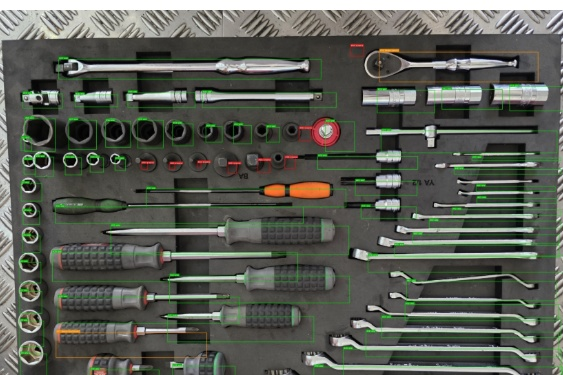
#> input picture test_shifted_tray.jpg, 563 x 375 px
$ python -i tray_cropper.py   (imports and definitions only)
#> lines starting #> are read from the running program, lines starting #| are printed output that depends on the picture; after the words box and inside, x2 and y2 are one past the last pixel; in counts of white or black regions, pixels touching at a corner belong together
#> further down, picture is the input picture: shape (375, 563, 3); mean B, G, R 84.5, 93.1, 89.5
"""
โมดูล TrayBoxCropper — ตรวจจับขอบเขตถาดเครื่องมือ (Tray Boundary Detection)
ตรวจสอบระยะห่างการถ่ายภาพ (Distance Guard) และตัดขอบพร้อมปรับระนาบ (Auto-Crop & Perspective Rectification)
"""

from typing import NamedTuple, Optional, Tuple
import logging
import cv2
import numpy as np

logger = logging.getLogger(__name__)


class TrayCropResult(NamedTuple):
    """ผลลัพธ์จากการตรวจจับและตัดภาพถาด"""
    success: bool
    cropped_image: Optional[np.ndarray]
    corners: Optional[np.ndarray] = None          # 4 จุดมุม [TL, TR, BR, BL] ในพิกัดภาพเดิม
    tray_bbox: Optional[Tuple[int, int, int, int]] = None  # (x, y, w, h) ในภาพเดิม
    area_ratio: float = 1.0                      # สัดส่วนพื้นที่ถาดเทียบกับภาพทั้งหมด (0.0 - 1.0)
    is_too_far: bool = False                       # True ถ้าถ่ายไกลเกินไป (area_ratio < min_tray_ratio)
    message: str = ""

    # [10 lines left out: function to_dict, not called in this run]


def order_points(pts: np.ndarray) -> np.ndarray:
    """
    จัดลำดับ 4 จุดมุมให้อยู่ในลำดับ:
    0: Top-Left, 1: Top-Right, 2: Bottom-Right, 3: Bottom-Left
    """
    rect = np.zeros((4, 2), dtype="float32")

    # ผลบวก x + y: ค่าน้อยสุด = Top-Left, ค่ามากสุด = Bottom-Right
    s = pts.sum(axis=1)
    rect[0] = pts[np.argmin(s)]
    rect[2] = pts[np.argmax(s)]

    # ผลต่าง y - x (หรือ x - y):
    diff = np.diff(pts, axis=1)
    rect[1] = pts[np.argmin(diff)]  # x มาก y น้อย -> Top-Right
    rect[3] = pts[np.argmax(diff)]  # x น้อย y มาก -> Bottom-Left

    return rect


class TrayBoxCropper:
    """
    ตรวจจับขอบถาดโฟมดำ (Dark Foam Tray)
    ตัดขอบโต๊ะ/พื้นหลังออก และทำ Perspective Transform ปรับแนวระนาบ
    """

    def __init__(
        self,
        min_tray_ratio: float = 0.35,      # สัดส่วนพื้นที่ถาดขั้นต่ำ (ถ้าต่ำกว่านี้ถือว่าถ่ายไกลเกินไป)
        optimal_tray_ratio: float = 0.50,  # สัดส่วนที่แนะนำ
        dark_thresh_percentile: float = 40.0, # สำหรับ threshold ค้นหาโฟมดำ
    ):
        self.min_tray_ratio = min_tray_ratio
        self.optimal_tray_ratio = optimal_tray_ratio
        self.dark_thresh_percentile = dark_thresh_percentile

    # [19 lines left out: function is_red_chest_enclosure, not called in this run]

    def detect_and_crop(
        self,
        image: np.ndarray,
        target_size: Optional[Tuple[int, int]] = (1448, 1086), # (width, height)
    ) -> TrayCropResult:
        """
        ตรวจจับขอบเขตถาด ตัดขอบพื้นหลัง และทำ Perspective Warp

        Args:
            image       : ภาพจากกล้องหรืออัปโหลด (BGR)
            target_size : ขนาดผลลัพธ์ (กว้าง, สูง) หรือ None เพื่อคงขนาดตาม bounding rect

        Returns:
            TrayCropResult
        """
#> called with target_size = (1448, 1086)
        if image is None or image.size == 0:
            return TrayCropResult(
                success=False,
                cropped_image=None,
                corners=None,
                tray_bbox=None,
                area_ratio=0.0,
                is_too_far=True,
                message="ภาพไม่ถูกต้องหรือเป็นภาพว่าง",
            )

        # 0. ตรวจสอบแนวภาพ: หากภาพเป็นแนวตั้ง (Height > Width) ปรับหมุนเป็นแนวนอน (Landscape) อัตโนมัติ
        was_rotated = False
        if image.shape[0] > image.shape[1]:
            image = cv2.rotate(image, cv2.ROTATE_90_CLOCKWISE)
            was_rotated = True
            logger.info("TrayBoxCropper: ตรวจพบภาพแนวตั้ง -> ปรับหมุนเป็นแนวนอน 90° อัตโนมัติ")

        h_orig, w_orig = image.shape[:2]
        total_img_area = float(h_orig * w_orig)

        # 1. การตรวจจับถาดโฟมดำในตู้/ลิ้นชักสีแดง (Red Chest / Cabinet & Black Foam Isolation)
        # ตัดขอบตู้เหล็กสีแดง ก้นลิ้นชัก และวัตถุแปลกปลอมในรางข้าง (เช่น ปืนลม DG-10, เหล็กงัด) ออกโดยอัตโนมัติ
        hsv = cv2.cvtColor(image, cv2.COLOR_BGR2HSV)
#> hsv: shape (375, 563, 3); mean H, S, V 48, 37.3, 95.9
        m1 = cv2.inRange(hsv, np.array([0, 45, 35]), np.array([16, 255, 255]))
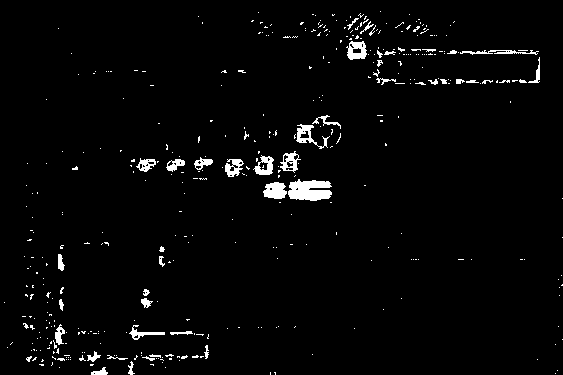
#> m1: shape (375, 563); 2.7% white; 414 white regions (368 under 20 px), largest, box (x1, y1, x2, y2) and area: (288, 179, 332, 201) 725, (263, 182, 287, 199) 308, (296, 124, 330, 149) 265
        m2 = cv2.inRange(hsv, np.array([162, 45, 35]), np.array([180, 255, 255]))
#> m2: shape (375, 563); 0.43% white; 89 white regions (81 under 20 px), largest, box (x1, y1, x2, y2) and area: (310, 118, 324, 147) 233, (327, 124, 340, 148) 197, (243, 70, 269, 74) 49
        red_mask = cv2.bitwise_or(m1, m2)
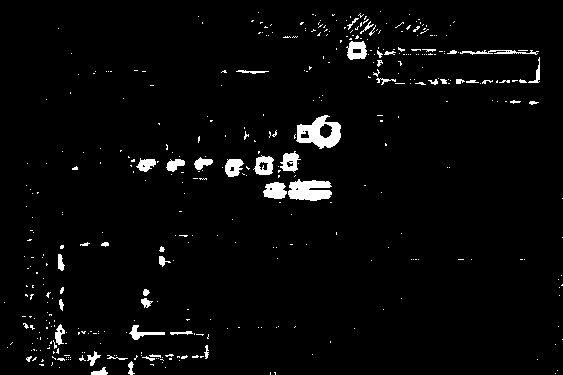
#> red_mask: shape (375, 563); 3.1% white; 423 white regions (372 under 20 px), largest, box (x1, y1, x2, y2) and area: (296, 115, 341, 149) 842, (288, 179, 332, 201) 725, (263, 182, 287, 199) 308

        red_ratio = np.sum(red_mask > 0) / total_img_area
#> red_ratio = 0.0311
        top_r = np.sum(red_mask[:int(0.12 * h_orig), :] > 0) / (0.12 * total_img_area)
#> top_r = 0.0158
        bot_r = np.sum(red_mask[int(0.88 * h_orig):, :] > 0) / (0.12 * total_img_area)
#> bot_r = 0.0379
        left_r = np.sum(red_mask[:, :int(0.12 * w_orig)] > 0) / (0.12 * total_img_area)
#> left_r = 0.0217
        right_r = np.sum(red_mask[:, int(0.88 * w_orig):] > 0) / (0.12 * total_img_area)
#> right_r = 0.0131
        border_sum = top_r + bot_r + left_r + right_r
#> border_sum = 0.0885

        is_red_chest = (red_ratio >= 0.12 and border_sum >= 0.45) or (red_ratio >= 0.22)
#> is_red_chest = False

        if is_red_chest:
            k_size = max(15, int(min(h_orig, w_orig) * 0.03))
            if k_size % 2 == 0:
                k_size += 1
            k_close = cv2.getStructuringElement(cv2.MORPH_RECT, (k_size, k_size))
            red_closed = cv2.morphologyEx(red_mask, cv2.MORPH_CLOSE, k_close, iterations=2)

            cnts, hier = cv2.findContours(red_closed, cv2.RETR_CCOMP, cv2.CHAIN_APPROX_SIMPLE)
            if hier is not None and len(hier) > 0:
                hier = hier[0]
                holes = []
                for i, c in enumerate(cnts):
                    if hier[i][3] != -1:  # โพรงด้านในกรอบสีแดง (Inner cavity inside red frame)
                        area = cv2.contourArea(c)
                        if area >= 0.10 * total_img_area:
                            bx, by, bw, bh = cv2.boundingRect(c)
                            cx, cy = bx + bw / 2.0, by + bh / 2.0
                            dist = np.hypot(cx - w_orig / 2.0, cy - h_orig / 2.0) / np.hypot(w_orig / 2.0, h_orig / 2.0)
                            score = area * (1.0 - 0.4 * dist)
                            holes.append((score, bx, by, bw, bh))
                if holes:
                    holes.sort(key=lambda x: x[0], reverse=True)
                    _, hx, hy, hw, hh = holes[0]

                    # กำจัดรางสีแดงด้านข้าง (เช่น ปืนลม DG-10 ด้านซ้าย หรือเหล็กงัดด้านขวา)
                    hole_hsv = hsv[hy:hy + hh, hx:hx + hw]
                    hm1 = cv2.inRange(hole_hsv, np.array([0, 45, 35]), np.array([16, 255, 255]))
                    hm2 = cv2.inRange(hole_hsv, np.array([162, 45, 35]), np.array([180, 255, 255]))
                    h_red = cv2.bitwise_or(hm1, hm2)

                    col_r = np.sum(h_red > 0, axis=0) / float(hh)
                    row_r = np.sum(h_red > 0, axis=1) / float(hw)

                    valid_cols = np.where(col_r <= 0.22)[0]
                    valid_rows = np.where(row_r <= 0.25)[0]

                    if len(valid_cols) > 0 and len(valid_rows) > 0:
                        pad_x = int(hw * 0.035)  # 3.5% safe margin
                        pad_y = int(hh * 0.035)
                        fx1 = max(0, int(valid_cols[0]) - pad_x)
                        fx2 = min(hw, int(valid_cols[-1]) + pad_x)
                        fy1 = max(0, int(valid_rows[0]) - pad_y)
                        fy2 = min(hh, int(valid_rows[-1]) + pad_y)

                        final_x = int(hx + fx1)
                        final_y = int(hy + fy1)
                        final_w = int(fx2 - fx1)
                        final_h = int(fy2 - fy1)
                    else:
                        final_x, final_y, final_w, final_h = int(hx), int(hy), int(hw), int(hh)

                    tray_area = float(final_w * final_h)
                    area_ratio = tray_area / total_img_area
                    is_too_far = area_ratio < self.min_tray_ratio

                    ordered_pts = np.array([
                        [final_x, final_y],
                        [final_x + final_w, final_y],
                        [final_x + final_w, final_y + final_h],
                        [final_x, final_y + final_h]
                    ], dtype="float32")

                    if is_too_far:
                        return TrayCropResult(
                            success=False,
                            cropped_image=None,
                            corners=ordered_pts,
                            tray_bbox=(final_x, final_y, final_w, final_h),
                            area_ratio=area_ratio,
                            is_too_far=True,
                            message=f"ถ่ายภาพไกลเกินไป: ถาดมีขนาดเพียง {area_ratio:.0%} ของภาพ (เกณฑ์ขั้นต่ำ {self.min_tray_ratio:.0%}) กรุณาขยับกล้องเข้าใกล้ถาดมากขึ้น",
                        )

                    crop_img = image[final_y:final_y + final_h, final_x:final_x + final_w]
                    if target_size is not None:
                        tw, th = target_size
                        if tw < th:
                            tw, th = th, tw
                        crop_img = cv2.resize(crop_img, (tw, th), interpolation=cv2.INTER_LANCZOS4)

                    if crop_img.shape[0] > crop_img.shape[1]:
                        crop_img = cv2.rotate(crop_img, cv2.ROTATE_90_CLOCKWISE)

                    rot_note = " [ปรับเป็นแนวนอนอัตโนมัติ]" if was_rotated else ""
                    logger.info(f"TrayBoxCropper: ตรวจพบถาดในตู้/ลิ้นชักสีแดง -> ตัดขอบแม่นยำ x={final_x}, y={final_y}, w={final_w}, h={final_h} (พื้นที่ {area_ratio:.0%})")
                    return TrayCropResult(
                        success=True,
                        cropped_image=crop_img,
                        corners=ordered_pts,
                        tray_bbox=(final_x, final_y, final_w, final_h),
                        area_ratio=area_ratio,
                        is_too_far=False,
                        message=f"ตรวจจับถาดโฟมดำและตัดขอบตู้/ลิ้นชักสีแดงสำเร็จ (พื้นที่ถาด {area_ratio:.0%}){rot_note}",
                    )

        # 2. ย่อภาพเพื่อหา Contour และขอบสี่เหลี่ยมได้อย่างรวดเร็วและเสถียร (กรณีถาดตั้งบนโต๊ะ/พื้นหลังทั่วไป)
        scale = 600.0 / max(h_orig, w_orig)
        small = cv2.resize(image, (int(w_orig * scale), int(h_orig * scale)), interpolation=cv2.INTER_AREA)
        sh, sw = small.shape[:2]
        small_area = float(sh * sw)

        gray = cv2.cvtColor(small, cv2.COLOR_BGR2GRAY)
        blurred = cv2.GaussianBlur(gray, (5, 5), 0)

        # 2. ค้นหาขอบเขตสี่เหลี่ยมของถาดเทียบกับพื้นหลัง (Background Border & Corner Detection)
        candidate_quads = []

        # 2.1 Multi-threshold Canny Edges เพื่อจับเส้นขอบรอบนอกของถาดกับพื้นหลัง
        for low_t, high_t in [(30, 100), (50, 150), (20, 80)]:
            edges = cv2.Canny(blurred, low_t, high_t)
            kernel = cv2.getStructuringElement(cv2.MORPH_RECT, (7, 7))
            closed = cv2.morphologyEx(edges, cv2.MORPH_CLOSE, kernel, iterations=2)
            cnts, _ = cv2.findContours(closed, cv2.RETR_EXTERNAL, cv2.CHAIN_APPROX_SIMPLE)
            for c in cnts:
                area = cv2.contourArea(c)
                if 0.15 * small_area <= area <= 0.98 * small_area:
                    hull = cv2.convexHull(c)
                    peri = cv2.arcLength(hull, True)
                    found_4 = False
                    for eps in [0.02, 0.03, 0.04, 0.05]:
                        approx = cv2.approxPolyDP(hull, eps * peri, True)
                        if len(approx) == 4 and cv2.isContourConvex(approx):
                            pts = approx.reshape(4, 2) / scale
                            bx_t, by_t, bw_t, bh_t = cv2.boundingRect(hull)
                            solidity = area / float(max(1, bw_t * bh_t))
                            candidate_quads.append((area * 1.2 * solidity, pts, c))
                            found_4 = True
                            break
                    if not found_4:
                        rect = cv2.minAreaRect(hull)
                        box = cv2.boxPoints(rect) / scale
                        candidate_quads.append((area * 0.95, box, c))
#> this loop made 3 passes
#> pass 1, in detect_and_crop, `closed = cv2.morphologyEx(edges, cv2.MORPH_CLOSE, kernel, iterations=2)`:
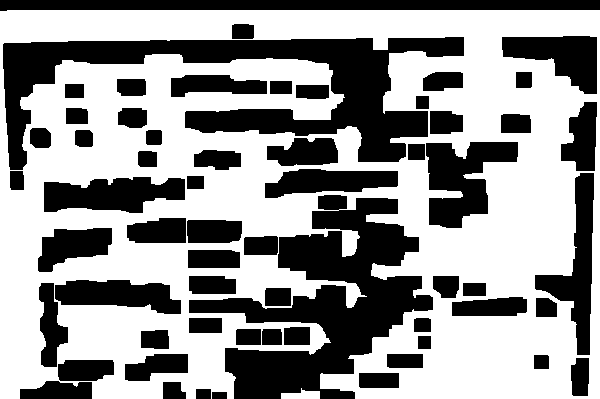
#> closed: shape (399, 600); 58.1% white; 61 black regions, largest, box (x1, y1, x2, y2) and area: (3, 37, 464, 170) 20743, (189, 195, 433, 399) 20532, (0, 0, 600, 11) 6007
#> after the loop:
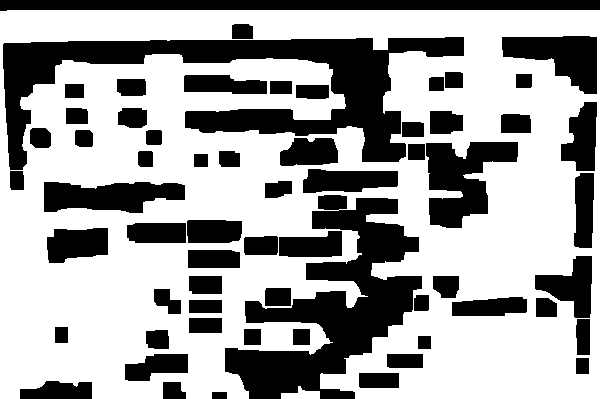
#> closed: shape (399, 600); 63.3% white; 62 black regions, largest, box (x1, y1, x2, y2) and area: (3, 37, 464, 170) 19796, (225, 195, 422, 399) 16624, (0, 0, 600, 11) 6007
#> after the loop:
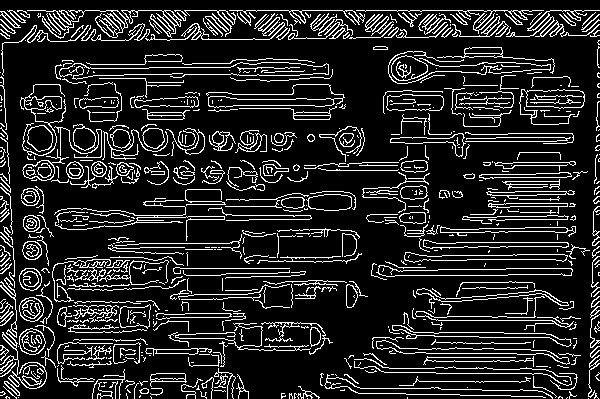
#> edges: shape (399, 600); 14.7% white in thin lines or dots
#> after the loop, candidate_quads = 3 items

        # 2.2 Otsu & Inverse Otsu Thresholding เพื่อแยกพื้นหลังออกจากตัวถาด
        _, otsu = cv2.threshold(blurred, 0, 255, cv2.THRESH_BINARY + cv2.THRESH_OTSU)
#> otsu: shape (399, 600); 21.7% white; 130 white regions (31 under 20 px), largest, box (x1, y1, x2, y2) and area: (0, 0, 600, 396) 23642, (69, 63, 329, 79) 2080, (325, 376, 553, 399) 1448
        for mask in [otsu, cv2.bitwise_not(otsu)]:
            kernel = cv2.getStructuringElement(cv2.MORPH_RECT, (9, 9))
            mask_clean = cv2.morphologyEx(mask, cv2.MORPH_CLOSE, kernel, iterations=2)
            cnts, _ = cv2.findContours(mask_clean, cv2.RETR_EXTERNAL, cv2.CHAIN_APPROX_SIMPLE)
            for c in cnts:
                area = cv2.contourArea(c)
                if 0.15 * small_area <= area <= 0.98 * small_area:
                    hull = cv2.convexHull(c)
                    peri = cv2.arcLength(hull, True)
                    found_4 = False
                    for eps in [0.02, 0.03, 0.04, 0.05]:
                        approx = cv2.approxPolyDP(hull, eps * peri, True)
                        if len(approx) == 4 and cv2.isContourConvex(approx):
                            pts = approx.reshape(4, 2) / scale
                            bx_t, by_t, bw_t, bh_t = cv2.boundingRect(hull)
                            solidity = area / float(max(1, bw_t * bh_t))
                            candidate_quads.append((area * 1.15 * solidity, pts, c))
                            found_4 = True
                            break
                    if not found_4:
                        rect = cv2.minAreaRect(hull)
                        box = cv2.boxPoints(rect) / scale
                        candidate_quads.append((area * 0.90, box, c))
#> this loop made 2 passes
#> pass 1, in detect_and_crop, `mask_clean = cv2.morphologyEx(mask, cv2.MORPH_CLOSE, kernel, iteration..`:
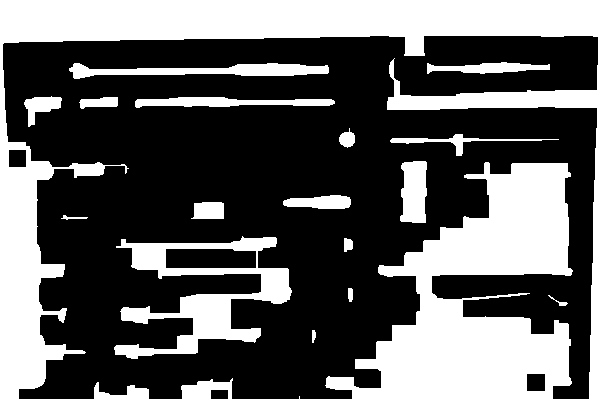
#> mask_clean: shape (399, 600); 36.8% white; 21 white regions (1 under 20 px), largest, box (x1, y1, x2, y2) and area: (0, 0, 600, 399) 40895, (325, 162, 573, 399) 29058, (114, 236, 292, 359) 7622
#> pass 2, in detect_and_crop, `mask_clean = cv2.morphologyEx(mask, cv2.MORPH_CLOSE, kernel, iteration..`:
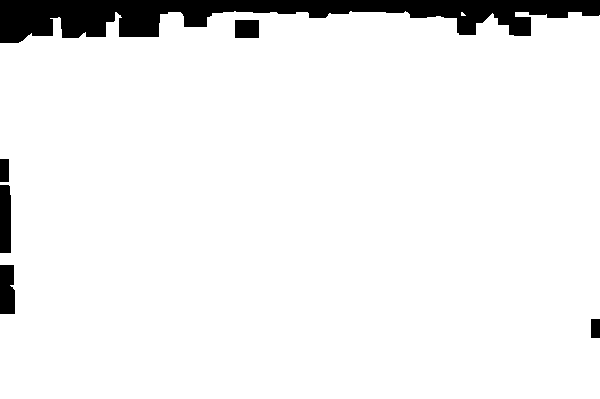
#> mask_clean: shape (399, 600); 93.6% white; 6 black regions, box (x1, y1, x2, y2) and area: (0, 0, 600, 43) 13181, (0, 185, 11, 253) 737, (0, 265, 15, 314) 701, (235, 20, 259, 38) 432, (0, 159, 9, 182) 207, (591, 319, 600, 338) 171
#> after the loop, candidate_quads = 5 items

        # 3. เลือกสี่เหลี่ยมมุมถาดที่ดีที่สุด
        if not candidate_quads:
            out_img = image
            if target_size is not None:
                tw, th = target_size
                if tw < th:
                    tw, th = th, tw
                out_img = cv2.resize(image, (tw, th), interpolation=cv2.INTER_LANCZOS4)
            return TrayCropResult(
                success=True,
                cropped_image=out_img,
                corners=np.array([[0, 0], [w_orig, 0], [w_orig, h_orig], [0, h_orig]], dtype="float32"),
                tray_bbox=(0, 0, w_orig, h_orig),
                area_ratio=1.0,
                is_too_far=False,
                message="ไม่พบขอบพื้นหลังรอบนอก (ภาพถูกถ่ายครอบคลุมเต็มเฟรมอยู่แล้ว)" + (" [ปรับเป็นแนวนอนอัตโนมัติ]" if was_rotated else ""),
            )

        candidate_quads.sort(key=lambda x: x[0], reverse=True)
        best_score, best_pts, best_cnt = candidate_quads[0]
#> best_score = 246206.6; best_pts = [[562.1, 14.07], [562.1, 373.5], [0, 373.5], [0, 40.35]]; best_cnt = contour of 194 points, box (x1, y1, x2, y2) (0, 11, 600, 399), area 223250

        # สเกล contour และคำนวณพื้นที่
        cnt_orig = (best_cnt / scale).astype(np.int32)
#> cnt_orig = contour of 194 points, box (x1, y1, x2, y2) (0, 10, 563, 374), area 196588
        bx, by, bw, bh = cv2.boundingRect(cnt_orig)
#> bx = 0; by = 10; bw = 563; bh = 364
        tray_area = float(cv2.contourArea(cnt_orig))
#> tray_area = 196588.5
        area_ratio = tray_area / total_img_area
#> area_ratio = 0.931

        # จัดลำดับ 4 มุม: TL, TR, BR, BL
        ordered_pts = order_points(np.array(best_pts, dtype="float32"))
#> in order_points, `s = pts.sum(axis=1)`: s = [576.1, 935.5, 373.5, 40.35]
#> in order_points, `diff = np.diff(pts, axis=1)`: diff = [-548, -188.6, 373.5, 40.35]
#> ordered_pts = [[0, 40.35], [562.1, 14.07], [562.1, 373.5], [0, 373.5]]

        # ตรวจสอบระยะถ่ายภาพ
        is_too_far = area_ratio < self.min_tray_ratio
#> is_too_far = False

        # หากถาดกินพื้นที่ >= 75% ของภาพอยู่แล้ว ถือว่าระยะดีเยี่ยม ไม่ต้องตัดขอบ
        if area_ratio >= 0.75:
            return TrayCropResult(
                success=True,
                cropped_image=image,
                corners=ordered_pts,
                tray_bbox=(bx, by, bw, bh),
                area_ratio=area_ratio,
                is_too_far=False,
                message=f"ภาพถ่ายเต็มเฟรมดีเยี่ยม (ถาดกินพื้นที่ {area_ratio:.0%} ของภาพ) — ใช้งานภาพคมชัดสูงสุด" + (" [ปรับเป็นแนวนอนอัตโนมัติ]" if was_rotated else ""),
            )

        if is_too_far:
            return TrayCropResult(
                success=False,
                cropped_image=None,
                corners=ordered_pts,
                tray_bbox=(bx, by, bw, bh),
                area_ratio=area_ratio,
                is_too_far=True,
                message=f"ถ่ายภาพไกลเกินไป: ถาดมีขนาดเพียง {area_ratio:.0%} ของภาพ (เกณฑ์ขั้นต่ำ {self.min_tray_ratio:.0%}) กรุณาขยับกล้องเข้าใกล้ถาดมากขึ้น",
            )

        # 4. Safe Padding: ขยายขอบปลอดภัย 6% ออกไปรอบทิศทาง เพื่อป้องกันไม่ให้ตัดโดนเครื่องมือริมขอบ
        centroid = np.mean(ordered_pts, axis=0)
        expand_ratio = 1.06
        expanded_pts = centroid + (ordered_pts - centroid) * expand_ratio
        expanded_pts[:, 0] = np.clip(expanded_pts[:, 0], 0, w_orig - 1)
        expanded_pts[:, 1] = np.clip(expanded_pts[:, 1], 0, h_orig - 1)
        ordered_pts = expanded_pts

        # 5. ทำ Perspective Warp
        tl, tr, br, bl = ordered_pts
        width_a = np.linalg.norm(br - bl)
        width_b = np.linalg.norm(tr - tl)
        calc_w = int(max(width_a, width_b))

        height_a = np.linalg.norm(tr - br)
        height_b = np.linalg.norm(tl - bl)
        calc_h = int(max(height_a, height_b))

        # รับประกันว่ามิติผลลัพธ์เป็นแนวนอนเสมอ (Landscape: width >= height)
        if calc_w < calc_h:
            calc_w, calc_h = calc_h, calc_w

        if target_size is not None:
            tw, th = target_size
            if tw < th:
                tw, th = th, tw
            dst_w, dst_h = tw, th
        else:
            dst_w, dst_h = calc_w, calc_h

        dst_pts = np.array([
            [0, 0],
            [dst_w - 1, 0],
            [dst_w - 1, dst_h - 1],
            [0, dst_h - 1],
        ], dtype="float32")

        try:
            M = cv2.getPerspectiveTransform(ordered_pts, dst_pts)
            warped = cv2.warpPerspective(
                image, M, (dst_w, dst_h),
                flags=cv2.INTER_LANCZOS4,
                borderMode=cv2.BORDER_REPLICATE
            )
        except Exception as e:
            logger.warning(f"Perspective Transform failed: {e}, falling back to bounding box crop")
            mx = int(bw * 0.03)
            my = int(bh * 0.03)
            crop_x1 = max(0, bx - mx)
            crop_y1 = max(0, by - my)
            crop_x2 = min(w_orig, bx + bw + mx)
            crop_y2 = min(h_orig, by + bh + my)
            cropped = image[crop_y1:crop_y2, crop_x1:crop_x2]
            if target_size is not None:
                tw, th = target_size
                if tw < th:
                    tw, th = th, tw
                warped = cv2.resize(cropped, (tw, th), interpolation=cv2.INTER_LANCZOS4)
            else:
                warped = cropped

        # รับประกันผลลัพธ์สุดท้ายเป็นแนวนอนเสมอ
        if warped.shape[0] > warped.shape[1]:
            warped = cv2.rotate(warped, cv2.ROTATE_90_CLOCKWISE)

        rot_note = " [ปรับเป็นแนวนอนอัตโนมัติ]" if was_rotated else ""
        msg = f"จับมุมขอบสี่เหลี่ยมถาดและตัดขอบสำเร็จ (พื้นที่ถาด {area_ratio:.0%}){rot_note}"
        if area_ratio < self.optimal_tray_ratio:
            msg += f" (แนะนำ: ขยับกล้องเข้าใกล้ขึ้นอีกเล็กน้อยเพื่อให้ได้ {self.optimal_tray_ratio:.0%}+)"

        return TrayCropResult(
            success=True,
            cropped_image=warped,
            corners=ordered_pts,
            tray_bbox=(bx, by, bw, bh),
            area_ratio=area_ratio,
            is_too_far=False,
            message=msg,
        )

>>> import cv2
>>> picture = cv2.imread('../test_shifted_tray.jpg')
>>> result = TrayBoxCropper().detect_and_crop(picture)
#> result = 7 items
